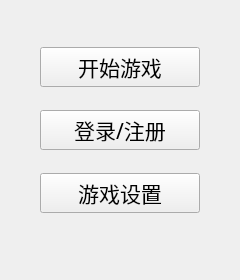
<?xml version="1.0" encoding="UTF-8"?>
<ui version="4.0">
 <class>main_window_t</class>
 <widget class="QWidget" name="main_window_t">
  <property name="geometry">
   <rect>
    <x>0</x>
    <y>0</y>
    <width>240</width>
    <height>280</height>
   </rect>
  </property>
  <property name="font">
   <font>
    <pointsize>8</pointsize>
   </font>
  </property>
  <property name="windowTitle">
   <string>main_window_t</string>
  </property>
  <widget class="QWidget" name="verticalLayoutWidget">
   <property name="geometry">
    <rect>
     <x>40</x>
     <y>30</y>
     <width>160</width>
     <height>201</height>
    </rect>
   </property>
   <layout class="QVBoxLayout" name="verticalLayout">
    <item>
     <widget class="QPushButton" name="begin_btn">
      <property name="minimumSize">
       <size>
        <width>0</width>
        <height>40</height>
       </size>
      </property>
      <property name="font">
       <font>
        <family>华文彩云</family>
        <pointsize>16</pointsize>
       </font>
      </property>
      <property name="text">
       <string>开始游戏</string>
      </property>
     </widget>
    </item>
    <item>
     <widget class="QPushButton" name="record_btn">
      <property name="minimumSize">
       <size>
        <width>0</width>
        <height>40</height>
       </size>
      </property>
      <property name="font">
       <font>
        <family>华文彩云</family>
        <pointsize>16</pointsize>
       </font>
      </property>
      <property name="text">
       <string>登录/注册</string>
      </property>
     </widget>
    </item>
    <item>
     <widget class="QPushButton" name="tutor_btn">
      <property name="minimumSize">
       <size>
        <width>0</width>
        <height>40</height>
       </size>
      </property>
      <property name="font">
       <font>
        <family>华文彩云</family>
        <pointsize>16</pointsize>
       </font>
      </property>
      <property name="text">
       <string>游戏设置</string>
      </property>
     </widget>
    </item>
   </layout>
  </widget>
 </widget>
 <resources/>
 <connections/>
</ui>
